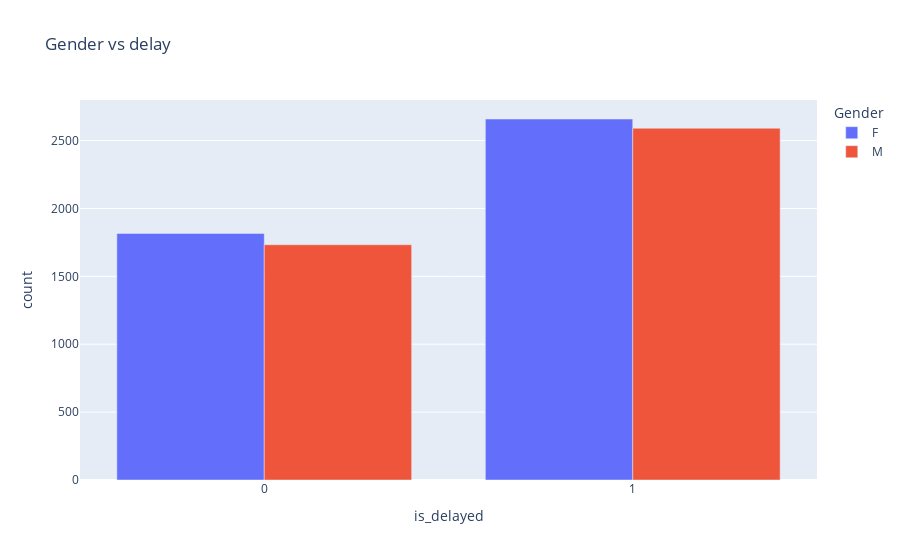

The code cell stored with this chart in its notebook:
### Markdown cell above
#####  As shown in the figure above, the bar chart represents the is_delayed column and the mode of shipment.
##### we notice that there is no significant change in delayed orders in any specific mode of shipment.

### Code cell
counts = df.groupby(['Gender', 'is_delayed']).size().reset_index(name='count')
fig = px.bar(counts, x='is_delayed', y='count', color='Gender',
                 barmode='group',
                 title=f"Gender vs delay")
fig.show()

### Figure 1 — Plotly figure (JSON) as saved in the notebook; plotly's stock layout.template omitted (floating-point values rounded to 4 significant figures)
{"data": [{"alignmentgroup": "True", "hovertemplate": "Gender=F<br>is_delayed=%{x}<br>count=%{y}<extra></extra>", "legendgroup": "F", "marker": {"color": "#636efa", "pattern": {"shape": ""}}, "name": "F", "offsetgroup": "F", "orientation": "v", "showlegend": true, "textposition": "auto", "type": "bar", "x": [0, 1], "xaxis": "x", "y": [1816, 2659], "yaxis": "y"}, {"alignmentgroup": "True", "hovertemplate": "Gender=M<br>is_delayed=%{x}<br>count=%{y}<extra></extra>", "legendgroup": "M", "marker": {"color": "#EF553B", "pattern": {"shape": ""}}, "name": "M", "offsetgroup": "M", "orientation": "v", "showlegend": true, "textposition": "auto", "type": "bar", "x": [0, 1], "xaxis": "x", "y": [1733, 2591], "yaxis": "y"}], "layout": {"barmode": "group", "legend": {"title": {"text": "Gender"}, "tracegroupgap": 0}, "title": {"text": "Gender vs delay"}, "xaxis": {"anchor": "y", "domain": [0, 1], "title": {"text": "is_delayed"}}, "yaxis": {"anchor": "x", "domain": [0, 1], "title": {"text": "count"}}}}
